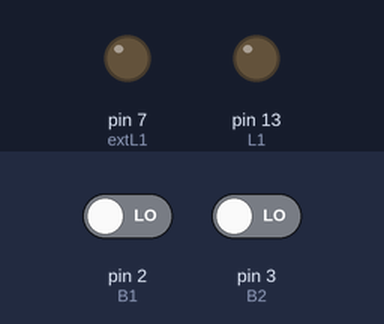
Bench run of a sketch on a simulated Arduino Uno, built with avr-gcc and run on an emulated ATmega328P. Shown: output pins drawn as LEDs (lit = HIGH). Dashed ring = blinking. Inputs (shaded band) come from the test bench; at power-on: pin 2 (B1) LOW, pin 3 (B2) LOW.

Above: at 1.2 s.
1.3 s: pin 2 (B1) driven HIGH
At 1.55 s:
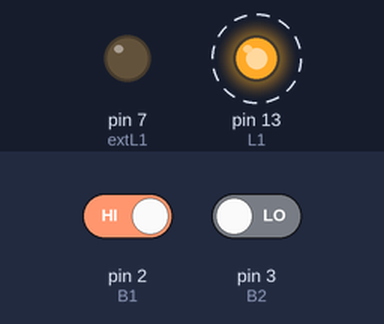
4.3 s: pin 3 (B2) driven HIGH
At 4.55 s:
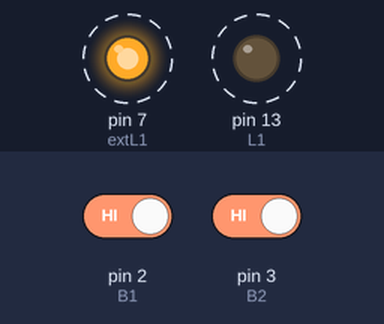
7.3 s: pin 3 (B2) driven LOW
At 7.55 s:
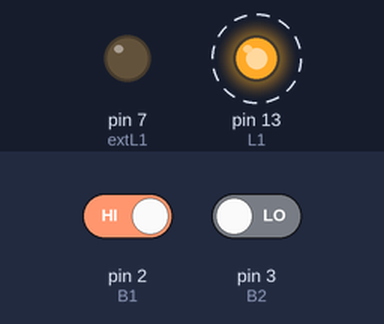
10.3 s: pin 2 (B1) driven LOW
At 10.3 s:
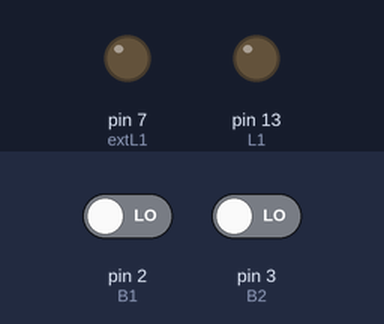
Timing chart, 0 to 12.8 s (numbered marks = the images above; inputs shaded):
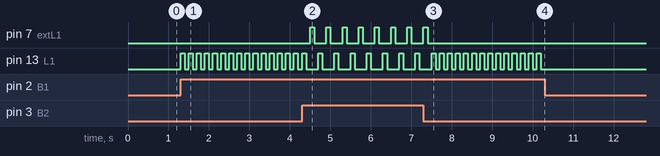

The sketch:

Program_6.ino
```cpp
#define B1 2 // кнопка 1
#define B2 3 // кнопка 2
#define L1 13 // встроенный светодиод
#define extL1 7 // внешний светодиод № 1

bool paramB1 = false;
bool paramB2 = false;

void setup() {
  //Port13 на выход
  pinMode(B1,INPUT);
  pinMode(B2,INPUT);
  pinMode(L1,OUTPUT);
  pinMode(extL1, OUTPUT);
  // Открываем порт на скорости 9600 бод
  Serial.begin(9600);
}

void loop() {
  bool b1=digitalRead(B1);
  bool b2=digitalRead(B2);

  if(b1 == true) {
    diodMig(L1,100);
  } else {
  }
  if(b2 == true) {
    diodMig(extL1,100);
  } else {

  }
  }

  void diodMig(int port, int time) {
    digitalWrite(port,1);
    delay(time);
    digitalWrite(port,0);
    delay(time);
  return;
  }
```

Measured:
- after the input at 1.3 s, pin 13 (L1): alternates HIGH for 0.10 s and LOW for 0.10 s, starting at once
- after the input at 4.3 s, pin 7 (extL1): alternates HIGH for 0.10 s and LOW for 0.30 s, starting after 0.20 s; pin 13 (L1): alternates HIGH for 0.10 s and LOW for 0.30 s, starting after 0.40 s
- after the input at 7.3 s, pin 7 (extL1): goes on until 7.4 s, then stays LOW; pin 13 (L1): alternates HIGH for 0.10 s and LOW for 0.10 s, starting after 0.40 s
- after the input at 10.3 s, pin 13 (L1): stops changing and stays LOW
